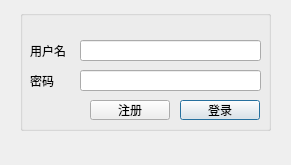
<?xml version="1.0" encoding="UTF-8"?>
<ui version="4.0">
 <class>InitialForm</class>
 <widget class="QDialog" name="InitialForm">
  <property name="geometry">
   <rect>
    <x>0</x>
    <y>0</y>
    <width>291</width>
    <height>165</height>
   </rect>
  </property>
  <property name="windowTitle">
   <string>InitialForm</string>
  </property>
  <widget class="QGroupBox" name="gb">
   <property name="geometry">
    <rect>
     <x>20</x>
     <y>10</y>
     <width>251</width>
     <height>121</height>
    </rect>
   </property>
   <property name="title">
    <string/>
   </property>
   <widget class="QLineEdit" name="inputPassword">
    <property name="geometry">
     <rect>
      <x>60</x>
      <y>60</y>
      <width>181</width>
      <height>21</height>
     </rect>
    </property>
   </widget>
   <widget class="QLineEdit" name="inputUserName">
    <property name="geometry">
     <rect>
      <x>60</x>
      <y>30</y>
      <width>181</width>
      <height>21</height>
     </rect>
    </property>
   </widget>
   <widget class="QLabel" name="lblUserName">
    <property name="geometry">
     <rect>
      <x>10</x>
      <y>30</y>
      <width>41</width>
      <height>21</height>
     </rect>
    </property>
    <property name="text">
     <string>用户名</string>
    </property>
    <property name="buddy">
     <cstring>inputUserName</cstring>
    </property>
   </widget>
   <widget class="QLabel" name="lblPassword">
    <property name="geometry">
     <rect>
      <x>10</x>
      <y>60</y>
      <width>31</width>
      <height>21</height>
     </rect>
    </property>
    <property name="text">
     <string>密码</string>
    </property>
    <property name="buddy">
     <cstring>inputPassword</cstring>
    </property>
   </widget>
   <widget class="QPushButton" name="btnRegister">
    <property name="geometry">
     <rect>
      <x>70</x>
      <y>90</y>
      <width>80</width>
      <height>20</height>
     </rect>
    </property>
    <property name="text">
     <string>注册</string>
    </property>
    <property name="autoDefault">
     <bool>false</bool>
    </property>
   </widget>
   <widget class="QPushButton" name="btnLogin">
    <property name="geometry">
     <rect>
      <x>160</x>
      <y>90</y>
      <width>80</width>
      <height>20</height>
     </rect>
    </property>
    <property name="text">
     <string>登录</string>
    </property>
   </widget>
  </widget>
 </widget>
 <layoutdefault spacing="6" margin="11"/>
 <resources/>
 <connections/>
</ui>
